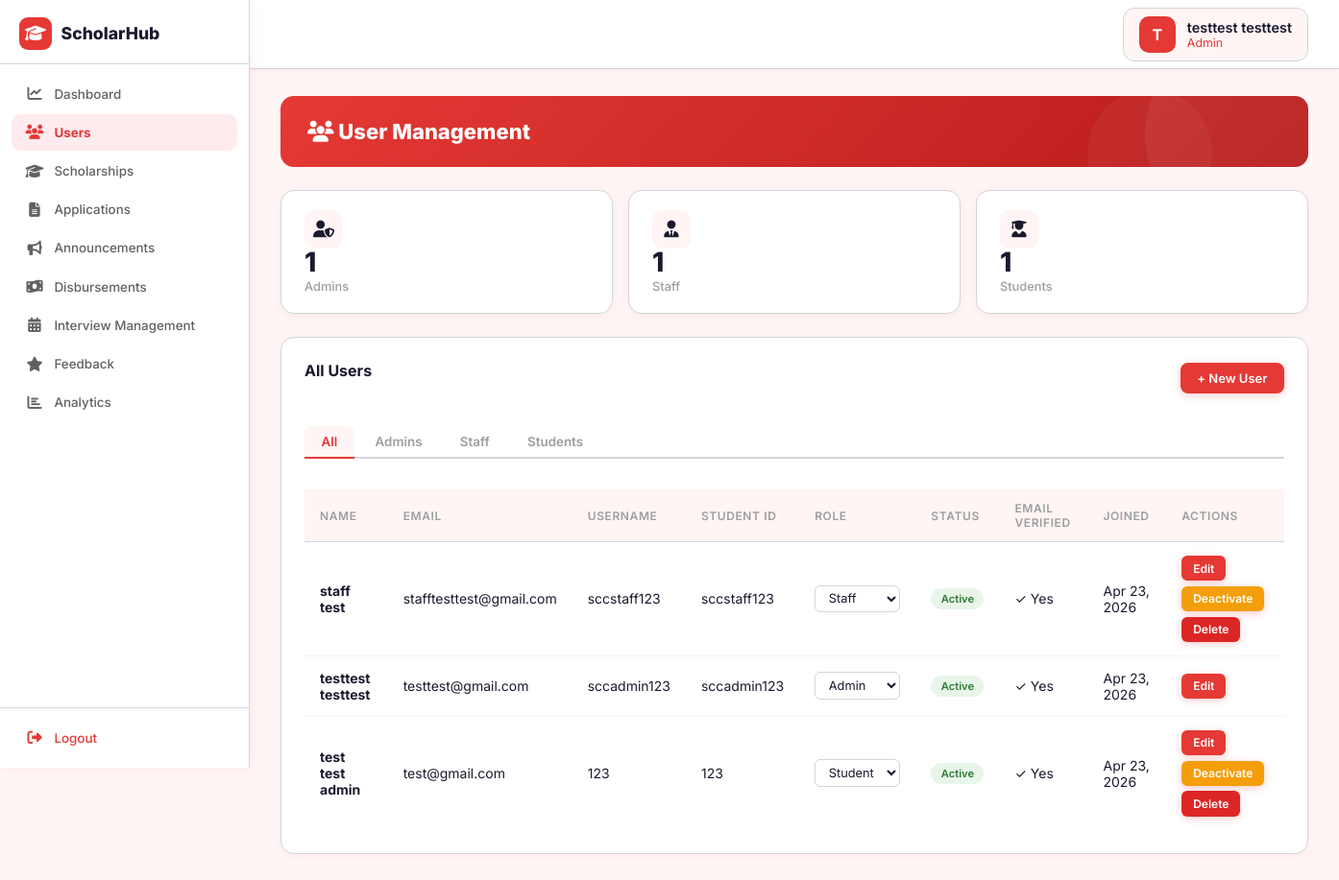
Screenshot of /admin/users.php (signed in) with the database file from the repository.
### tables this page shows
CREATE TABLE `users` (
  `id` int(11) NOT NULL,
  `username` varchar(100) NOT NULL,
  `student_id` varchar(50) DEFAULT NULL COMMENT 'Student ID number - used as username for students',
  `password` varchar(255) NOT NULL,
  `first_name` varchar(100) NOT NULL,
  `last_name` varchar(100) NOT NULL,
  `email` varchar(150) NOT NULL,
  `phone` varchar(50) DEFAULT NULL,
  `address` text DEFAULT NULL,
  `profile_picture` varchar(500) DEFAULT NULL,
  `role` enum('admin','student','staff') DEFAULT 'student',
  `active` tinyint(1) DEFAULT 1,
  `email_verified` tinyint(1) DEFAULT 0,
  `created_at` datetime DEFAULT current_timestamp(),
  `updated_at` datetime DEFAULT current_timestamp() ON UPDATE current_timestamp()
);

### helpers/SecurityHelper.php (called while the page is built, shortened)
<?php
function sanitizeString($string) {
    return htmlspecialchars(trim($string), ENT_QUOTES, 'UTF-8');
}

### admin/users.php (the view, shortened to what this page needs)
<?php
require_once __DIR__ . '/../helpers/SecurityHelper.php';
$pdo = getPDO();
$filter = $_GET['role'] ?? '';
$page = max(1, (int)($_GET['page'] ?? 1));
$perPage = 20;
$offset = ($page - 1) * $perPage;
$baseWhere = '';
$params = [];
$query = "SELECT id, username, first_name, last_name, email, role, student_id, active, created_at, email_verified FROM users" . $baseWhere . " ORDER BY created_at DESC LIMIT $perPage OFFSET $offset";
$stmt = $pdo->prepare($query);
$stmt->execute($params);
$users = $stmt->fetchAll(PDO::FETCH_ASSOC) ?: [];
$roleCounts = [];
foreach (['admin', 'staff', 'student'] as $roleKey) {
    $stmt = $pdo->prepare("SELECT COUNT(*) FROM users WHERE role = :role");
    $stmt->execute([':role' => $roleKey]);
    $roleCounts[$roleKey] = $stmt->fetchColumn() ?: 0;
}
?>
<?php
$base_path = '../';
require_once __DIR__ . '/../includes/modern-header.php';
require_once __DIR__ . '/../includes/modern-sidebar.php';
?>
<div class="page-header">
  <h1><i class="fas fa-users"></i> User Management</h1>
</div>
<div class="stats-grid">
  <div class="stat-card">
    <div class="stat-icon"><i class="fas fa-user-shield"></i></div>
    <div class="stat-value"><?= $roleCounts['admin'] ?></div>
    <div class="stat-label">Admins</div>
  </div>
  <div class="stat-card">
    <div class="stat-icon"><i class="fas fa-user-tie"></i></div>
    <div class="stat-value"><?= $roleCounts['staff'] ?></div>
    <div class="stat-label">Staff</div>
  </div>
  <div class="stat-card">
    <div class="stat-icon"><i class="fas fa-user-graduate"></i></div>
    <div class="stat-value"><?= $roleCounts['student'] ?></div>
    <div class="stat-label">Students</div>
  </div>
</div>
<div class="content-card">
  <div style="display: flex; justify-content: space-between; align-items: center; margin-bottom: var(--space-xl);">
    <h3>All Users</h3>
    <button class="btn btn-primary" onclick="openCreateModal()">+ New User</button>
  </div>
  <div class="tabs" style="margin-bottom: var(--space-xl);">
    <a href="users.php" class="tab <?= empty($filter) ? 'active' : '' ?>">All</a>
    <a href="?role=admin" class="tab <?= $filter === 'admin' ? 'active' : '' ?>">Admins</a>
    <a href="?role=staff" class="tab <?= $filter === 'staff' ? 'active' : '' ?>">Staff</a>
    <a href="?role=student" class="tab <?= $filter === 'student' ? 'active' : '' ?>">Students</a>
  </div>
  <?php if (!empty($users)): ?>
    <table class="modern-table">
      <thead>
        <tr>
          <th>Name</th>
          <th>Email</th>
          <th>Username</th>
          <th>Student ID</th>
          <th>Role</th>
          <th>Status</th>
          <th>Email Verified</th>
          <th>Joined</th>
          <th>Actions</th>
        </tr>
      </thead>
      <tbody>
        <?php foreach ($users as $user): ?>
          <tr>
            <td><strong><?= sanitizeString($user['first_name'] . ' ' . $user['last_name']) ?></strong></td>
            <td><?= sanitizeString($user['email']) ?></td>
            <td><?= sanitizeString($user['username']) ?></td>
            <td><?= $user['student_id'] ? sanitizeString($user['student_id']) : '<span class="text-muted">—</span>' ?></td>
            <td>
              <form method="POST" style="display: inline;">
                <select name="role" onchange="this.form.submit()" class="form-select-sm">
                  <option value="admin" <?= $user['role'] === 'admin' ? 'selected' : '' ?>>Admin</option>
                  <option value="staff" <?= $user['role'] === 'staff' ? 'selected' : '' ?>>Staff</option>
                  <option value="student" <?= $user['role'] === 'student' ? 'selected' : '' ?>>Student</option>
                </select>
              </form>
            </td>
            <td>
              <span class="status-badge status-<?= $user['active'] ? 'approved' : 'rejected' ?>">
                <?= $user['active'] ? 'Active' : 'Inactive' ?>
              </span>
            </td>
            <td><?= $user['email_verified'] ? '✓ Yes' : '✗ No' ?></td>
            <td><?= date('M d, Y', strtotime($user['created_at'])) ?></td>
            <td>
              <div style="display:flex;gap:0.35rem;flex-wrap:wrap;align-items:center">
                <button class="btn btn-primary btn-sm" onclick="openEditModal(<?= $user['id'] ?>, '<?= sanitizeString($user['first_name']) ?>', '<?= sanitizeString($user['last_name']) ?>', '<?= sanitizeString($user['email']) ?>')">Edit</button>
                <?php if ($user['id'] != $_SESSION['user_id']): ?>
                  <form method="POST" style="display:contents">
                    <button type="submit" class="btn btn-primary btn-sm" style="background:<?= $user['active'] ? '#f59e0b' : '#10b981' ?>">
                      <?= $user['active'] ? 'Deactivate' : 'Activate' ?>
                    </button>
                  </form>
                  <button class="btn btn-primary btn-sm" style="background:#dc2626" onclick="openDeleteModal(<?= $user['id'] ?>, '<?= sanitizeString($user['first_name']) ?> <?= sanitizeString($user['last_name']) ?>')">Delete</button>
                <?php endif; ?>
              </div>
            </td>
          </tr>
        <?php endforeach; ?>
      </tbody>
    </table>
  <?php endif; ?>
</div>
<?php require_once __DIR__ . '/../includes/modern-footer.php'; ?>

### includes/modern-header.php (shortened to what this page needs)
<!DOCTYPE html>
<html lang="en">
<head>
  <link rel="stylesheet" href="https://cdnjs.cloudflare.com/ajax/libs/font-awesome/6.5.1/css/all.min.css" />
</head>
<body>
<?php
$navUser   = $_SESSION['user'] ?? [];
$navUserId = $_SESSION['user_id'] ?? 0;
$navPic    = null;
$navName   = 'User';
$navRole   = $navUser['role'] ?? 'student';
if ($navUserId) {
    try {
        $navStmt = $pdo->prepare('SELECT first_name, last_name, profile_picture FROM users WHERE id = :id');
        $navStmt->execute([':id' => $navUserId]);
        $navRow = $navStmt->fetch(PDO::FETCH_ASSOC);
        if ($navRow) {
            $navName = trim(($navRow['first_name'] ?? '') . ' ' . ($navRow['last_name'] ?? '')) ?: ($navUser['username'] ?? 'User');
            $navPic  = !empty($navRow['profile_picture']) && file_exists(__DIR__ . '/../' . $navRow['profile_picture'])
                ? ($base_path ?? '../') . $navRow['profile_picture'] : null;
        }
    } catch (Exception $e) {}
}
?>
<nav class="top-navbar">
  <div class="navbar-right">
    <a href="<?= ($base_path ?? '../') ?><?= $navRole === 'admin' ? 'admin' : ($navRole === 'staff' ? 'staff' : 'students') ?>/profile.php" class="navbar-user" style="text-decoration:none;">
      <div class="navbar-user-avatar">
        <?php if ($navPic): ?>
          <img src="<?= htmlspecialchars($navPic) ?>" alt="Profile">
        <?php else: ?>
          <?= strtoupper(substr($navName, 0, 1)) ?>
        <?php endif; ?>
      </div>
      <div>
        <div class="navbar-user-name"><?= htmlspecialchars($navName) ?></div>
        <div class="navbar-user-role"><?= ucfirst(htmlspecialchars($navRole)) ?></div>
      </div>
    </a>
  </div>
</nav>

### admin/users.php (style rules this page uses)
.tabs { display: flex; gap: 0.25rem; border-bottom: 2px solid #D1D5DB; margin-bottom: 1.25rem; }
.tab { padding: 0.5rem 1.1rem; font-size: 0.8375rem; font-weight: 600; color: #9E9E9E; text-decoration: none; border-radius: 8px 8px 0 0; border-bottom: 2px solid transparent; margin-bottom: -2px; transition: color 0.15s, border-color 0.15s; }
.tab.active { color: #E53935; border-bottom-color: #E53935; background: #FFF5F5; }
.form-select-sm { padding: 0.3rem 0.6rem; border: 1.5px solid #D1D5DB; border-radius: 6px; font-size: 0.8rem; font-family: inherit; color: #1a1a2e; background: #fff; cursor: pointer; }

### rows the page displays
users: substr($navName, 0, 1) "T", navName "testtest testtest", role "Admin", first_name+last_name "testtest testtest", email "testtest@gmail.com", username "sccadmin123", student "sccadmin123", active "Active", email_verified "✓ Yes", created_at "Apr 23, 2026"
users: first_name+last_name "staff test", email "stafftesttest@gmail.com", username "sccstaff123", student "sccstaff123", role "Staff", active "Active", email_verified "✓ Yes", created_at "Apr 23, 2026"
users: first_name+last_name "test test admin", email "test@gmail.com", username "123", student "123", role "Student", active "Active", email_verified "✓ Yes", created_at "Apr 23, 2026"

### other values shown
$roleCounts['admin'] "1"
$roleCounts['staff'] "1"
$roleCounts['student'] "1"
